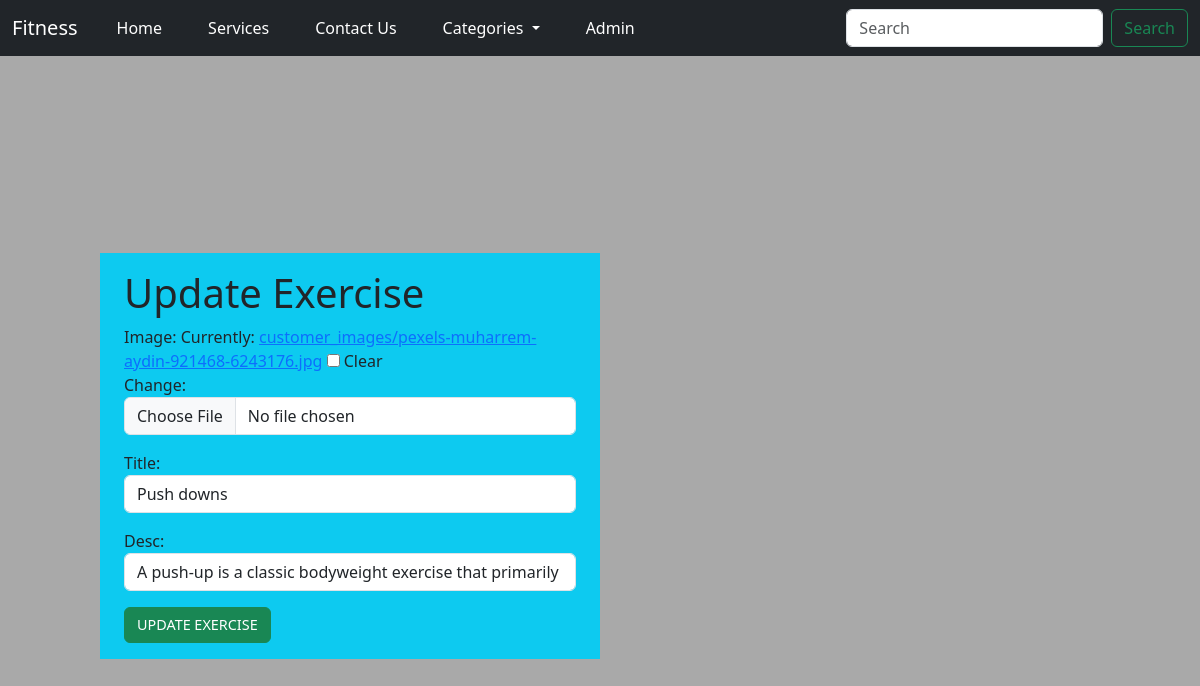
The page /update/14/ on the database as committed earlier.
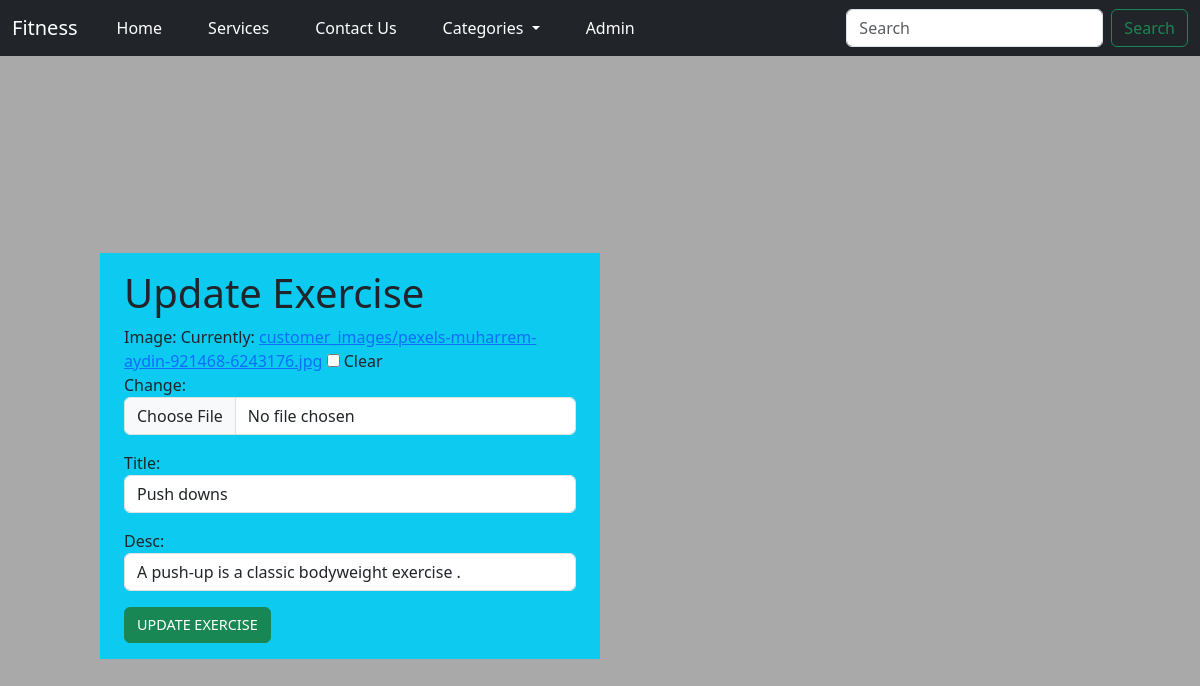
The same page on the database as committed later.
### fitness/models.py (models this page shows, shortened)
class Exercise(models.Model):
    image = models.ImageField(upload_to='customer_images/', blank=True)
    title = models.CharField(max_length=20)
    desc = models.CharField(max_length=60)

### fitness/views.py (the view)
# urls.py: path('update/<int:id>/', views.update, name='update')
def update(request,id):
    exercise = get_object_or_404(Exercise, id=id)
    if request.method == 'POST':
        form = ExerciseForm(request.POST, request.FILES, instance=exercise)
        if form.is_valid():
            form.save()
            if 'image' in request.FILES:
                file_name = os.path.basename(request.FILES['image'].name)
                messages.success(request, f'Exercise updated successfully! {file_name} uploaded')
            else:
                messages.error(request, 'Exercise details updated successfully')
            return redirect('admin_services')
        else:
            messages.error(request, 'Please confirm your changes')
    else:
        form = ExerciseForm(instance=exercise)
    return render(request, 'update.html',{'form':form,'customer':exercise})

### fitness/forms.py
class ExerciseForm(forms.ModelForm):
    class Meta:
        model = Exercise
        fields = '__all__'
        widgets = {
            'title': forms.TextInput(attrs={'class': 'form-control', 'placeholder': 'Enter your title'}),
            'desc': forms.TextInput(attrs={'class': 'form-control', 'placeholder': 'Enter your Description'}),
            'image': forms.ClearableFileInput(attrs={
                'class': 'form-control',
                'accept': 'images/*',
                'title': 'Upload your image here'})
        }

### fitness/templates/update.html (shortened to what this page needs)
{% extends 'base.html' %}
{% load static %}
{% block body %}
   <div class="row">
       <div class="col-md-6 bg-info py-3 px-4">
           <h1>Update Exercise</h1>
            <form action="" method="POST" enctype="multipart/form-data">
    {{ form.as_p }}
    <button type="submit" class="btn btn-success"> UPDATE EXERCISE</button>
    </form>
       </div>
   </div>
{% endblock body %}

Rows that differ between the two databases and show on the page:
changed Exercise "Push downs": desc "A push-up is a classic bodyweight exercise that primarily" → "A push-up is a classic bodyweight exercise ."
